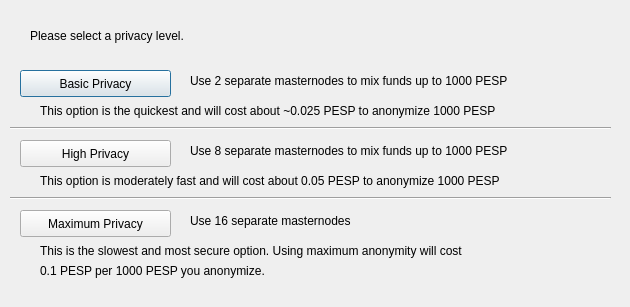
<?xml version="1.0" encoding="UTF-8"?>
<ui version="4.0">
 <class>DarksendConfig</class>
 <widget class="QDialog" name="DarksendConfig">
  <property name="geometry">
   <rect>
    <x>0</x>
    <y>0</y>
    <width>630</width>
    <height>307</height>
   </rect>
  </property>
  <property name="windowTitle">
   <string>Configure PrivateSend</string>
  </property>
  <widget class="QPushButton" name="buttonBasic">
   <property name="geometry">
    <rect>
     <x>20</x>
     <y>70</y>
     <width>151</width>
     <height>27</height>
    </rect>
   </property>
   <property name="text">
    <string>Basic Privacy</string>
   </property>
  </widget>
  <widget class="QPushButton" name="buttonHigh">
   <property name="geometry">
    <rect>
     <x>20</x>
     <y>140</y>
     <width>151</width>
     <height>27</height>
    </rect>
   </property>
   <property name="text">
    <string>High Privacy</string>
   </property>
  </widget>
  <widget class="QPushButton" name="buttonMax">
   <property name="geometry">
    <rect>
     <x>20</x>
     <y>210</y>
     <width>151</width>
     <height>27</height>
    </rect>
   </property>
   <property name="text">
    <string>Maximum Privacy</string>
   </property>
  </widget>
  <widget class="QLabel" name="label">
   <property name="geometry">
    <rect>
     <x>30</x>
     <y>20</y>
     <width>571</width>
     <height>31</height>
    </rect>
   </property>
   <property name="text">
    <string>Please select a privacy level.</string>
   </property>
  </widget>
  <widget class="QLabel" name="label_2">
   <property name="geometry">
    <rect>
     <x>190</x>
     <y>70</y>
     <width>421</width>
     <height>21</height>
    </rect>
   </property>
   <property name="text">
    <string>Use 2 separate masternodes to mix funds up to 1000 PESP</string>
   </property>
  </widget>
  <widget class="QLabel" name="label_3">
   <property name="geometry">
    <rect>
     <x>190</x>
     <y>140</y>
     <width>411</width>
     <height>21</height>
    </rect>
   </property>
   <property name="text">
    <string>Use 8 separate masternodes to mix funds up to 1000 PESP</string>
   </property>
  </widget>
  <widget class="QLabel" name="label_4">
   <property name="geometry">
    <rect>
     <x>190</x>
     <y>210</y>
     <width>421</width>
     <height>21</height>
    </rect>
   </property>
   <property name="text">
    <string>Use 16 separate masternodes</string>
   </property>
  </widget>
  <widget class="QLabel" name="label_6">
   <property name="geometry">
    <rect>
     <x>40</x>
     <y>100</y>
     <width>561</width>
     <height>21</height>
    </rect>
   </property>
   <property name="text">
    <string>This option is the quickest and will cost about ~0.025 PESP to anonymize 1000 PESP</string>
   </property>
  </widget>
  <widget class="QLabel" name="label_7">
   <property name="geometry">
    <rect>
     <x>40</x>
     <y>170</y>
     <width>561</width>
     <height>21</height>
    </rect>
   </property>
   <property name="text">
    <string>This option is moderately fast and will cost about 0.05 PESP to anonymize 1000 PESP</string>
   </property>
  </widget>
  <widget class="QLabel" name="label_8">
   <property name="geometry">
    <rect>
     <x>40</x>
     <y>240</y>
     <width>561</width>
     <height>21</height>
    </rect>
   </property>
   <property name="text">
    <string>This is the slowest and most secure option. Using maximum anonymity will cost</string>
   </property>
  </widget>
  <widget class="QLabel" name="label_9">
   <property name="geometry">
    <rect>
     <x>40</x>
     <y>260</y>
     <width>561</width>
     <height>21</height>
    </rect>
   </property>
   <property name="text">
    <string>0.1 PESP per 1000 PESP you anonymize.</string>
   </property>
  </widget>
  <widget class="Line" name="line">
   <property name="geometry">
    <rect>
     <x>10</x>
     <y>120</y>
     <width>601</width>
     <height>16</height>
    </rect>
   </property>
   <property name="orientation">
    <enum>Qt::Horizontal</enum>
   </property>
  </widget>
  <widget class="Line" name="line_2">
   <property name="geometry">
    <rect>
     <x>10</x>
     <y>190</y>
     <width>601</width>
     <height>16</height>
    </rect>
   </property>
   <property name="orientation">
    <enum>Qt::Horizontal</enum>
   </property>
  </widget>
 </widget>
 <resources/>
 <connections/>
</ui>
